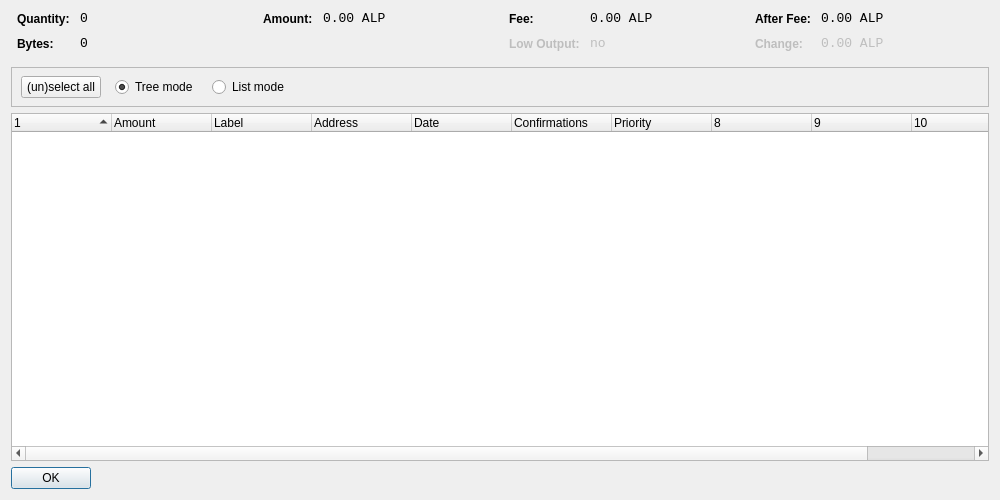
<?xml version="1.0" encoding="UTF-8"?>
<ui version="4.0">
 <class>CoinControlDialog</class>
 <widget class="QDialog" name="CoinControlDialog">
  <property name="geometry">
   <rect>
    <x>0</x>
    <y>0</y>
    <width>1000</width>
    <height>500</height>
   </rect>
  </property>
  <property name="windowTitle">
   <string>Coin Control</string>
  </property>
  <layout class="QVBoxLayout" name="verticalLayout">
   <item>
    <layout class="QHBoxLayout" name="horizontalLayoutTop" stretch="0,0,0,0">
     <property name="topMargin">
      <number>0</number>
     </property>
     <property name="bottomMargin">
      <number>10</number>
     </property>
     <item>
      <layout class="QFormLayout" name="formLayoutCoinControl1">
       <property name="horizontalSpacing">
        <number>10</number>
       </property>
       <property name="verticalSpacing">
        <number>10</number>
       </property>
       <property name="leftMargin">
        <number>6</number>
       </property>
       <property name="rightMargin">
        <number>6</number>
       </property>
       <item row="0" column="0">
        <widget class="QLabel" name="labelCoinControlQuantityText">
         <property name="styleSheet">
          <string notr="true">font-weight:bold;</string>
         </property>
         <property name="text">
          <string>Quantity:</string>
         </property>
        </widget>
       </item>
       <item row="0" column="1">
        <widget class="QLabel" name="labelCoinControlQuantity">
         <property name="font">
          <font>
           <family>Monospace</family>
           <pointsize>10</pointsize>
          </font>
         </property>
         <property name="cursor">
          <cursorShape>IBeamCursor</cursorShape>
         </property>
         <property name="contextMenuPolicy">
          <enum>Qt::ActionsContextMenu</enum>
         </property>
         <property name="text">
          <string notr="true">0</string>
         </property>
         <property name="textInteractionFlags">
          <set>Qt::LinksAccessibleByMouse|Qt::TextSelectableByKeyboard|Qt::TextSelectableByMouse</set>
         </property>
        </widget>
       </item>
       <item row="1" column="0">
        <widget class="QLabel" name="labelCoinControlBytesText">
         <property name="styleSheet">
          <string notr="true">font-weight:bold;</string>
         </property>
         <property name="text">
          <string>Bytes:</string>
         </property>
        </widget>
       </item>
       <item row="1" column="1">
        <widget class="QLabel" name="labelCoinControlBytes">
         <property name="font">
          <font>
           <family>Monospace</family>
           <pointsize>10</pointsize>
          </font>
         </property>
         <property name="cursor">
          <cursorShape>IBeamCursor</cursorShape>
         </property>
         <property name="contextMenuPolicy">
          <enum>Qt::ActionsContextMenu</enum>
         </property>
         <property name="text">
          <string notr="true">0</string>
         </property>
         <property name="textInteractionFlags">
          <set>Qt::LinksAccessibleByMouse|Qt::TextSelectableByKeyboard|Qt::TextSelectableByMouse</set>
         </property>
        </widget>
       </item>
      </layout>
     </item>
     <item>
      <layout class="QFormLayout" name="formLayoutCoinControl2">
       <property name="horizontalSpacing">
        <number>10</number>
       </property>
       <property name="verticalSpacing">
        <number>10</number>
       </property>
       <property name="leftMargin">
        <number>6</number>
       </property>
       <property name="rightMargin">
        <number>6</number>
       </property>
       <item row="0" column="0">
        <widget class="QLabel" name="labelCoinControlAmountText">
         <property name="styleSheet">
          <string notr="true">font-weight:bold;</string>
         </property>
         <property name="text">
          <string>Amount:</string>
         </property>
        </widget>
       </item>
       <item row="0" column="1">
        <widget class="QLabel" name="labelCoinControlAmount">
         <property name="font">
          <font>
           <family>Monospace</family>
           <pointsize>10</pointsize>
          </font>
         </property>
         <property name="cursor">
          <cursorShape>IBeamCursor</cursorShape>
         </property>
         <property name="contextMenuPolicy">
          <enum>Qt::ActionsContextMenu</enum>
         </property>
         <property name="text">
          <string notr="true">0.00 ALP</string>
         </property>
         <property name="textInteractionFlags">
          <set>Qt::LinksAccessibleByMouse|Qt::TextSelectableByKeyboard|Qt::TextSelectableByMouse</set>
         </property>
        </widget>
       </item>
      </layout>
     </item>
     <item>
      <layout class="QFormLayout" name="formLayoutCoinControl3">
       <property name="horizontalSpacing">
        <number>10</number>
       </property>
       <property name="verticalSpacing">
        <number>10</number>
       </property>
       <property name="leftMargin">
        <number>6</number>
       </property>
       <property name="rightMargin">
        <number>6</number>
       </property>
       <item row="0" column="0">
        <widget class="QLabel" name="labelCoinControlFeeText">
         <property name="styleSheet">
          <string notr="true">font-weight:bold;</string>
         </property>
         <property name="text">
          <string>Fee:</string>
         </property>
        </widget>
       </item>
       <item row="0" column="1">
        <widget class="QLabel" name="labelCoinControlFee">
         <property name="font">
          <font>
           <family>Monospace</family>
           <pointsize>10</pointsize>
          </font>
         </property>
         <property name="cursor">
          <cursorShape>IBeamCursor</cursorShape>
         </property>
         <property name="contextMenuPolicy">
          <enum>Qt::ActionsContextMenu</enum>
         </property>
         <property name="text">
          <string notr="true">0.00 ALP</string>
         </property>
         <property name="textInteractionFlags">
          <set>Qt::LinksAccessibleByMouse|Qt::TextSelectableByKeyboard|Qt::TextSelectableByMouse</set>
         </property>
        </widget>
       </item>
       <item row="1" column="0">
        <widget class="QLabel" name="labelCoinControlLowOutputText">
         <property name="enabled">
          <bool>false</bool>
         </property>
         <property name="styleSheet">
          <string notr="true">font-weight:bold;</string>
         </property>
         <property name="text">
          <string>Low Output:</string>
         </property>
        </widget>
       </item>
       <item row="1" column="1">
        <widget class="QLabel" name="labelCoinControlLowOutput">
         <property name="enabled">
          <bool>false</bool>
         </property>
         <property name="font">
          <font>
           <family>Monospace</family>
           <pointsize>10</pointsize>
          </font>
         </property>
         <property name="cursor">
          <cursorShape>IBeamCursor</cursorShape>
         </property>
         <property name="contextMenuPolicy">
          <enum>Qt::ActionsContextMenu</enum>
         </property>
         <property name="text">
          <string notr="true">no</string>
         </property>
         <property name="textInteractionFlags">
          <set>Qt::LinksAccessibleByMouse|Qt::TextSelectableByKeyboard|Qt::TextSelectableByMouse</set>
         </property>
        </widget>
       </item>
      </layout>
     </item>
     <item>
      <layout class="QFormLayout" name="formLayoutCoinControl4">
       <property name="horizontalSpacing">
        <number>10</number>
       </property>
       <property name="verticalSpacing">
        <number>10</number>
       </property>
       <property name="leftMargin">
        <number>6</number>
       </property>
       <property name="rightMargin">
        <number>6</number>
       </property>
       <item row="0" column="0">
        <widget class="QLabel" name="labelCoinControlAfterFeeText">
         <property name="styleSheet">
          <string notr="true">font-weight:bold;</string>
         </property>
         <property name="text">
          <string>After Fee:</string>
         </property>
        </widget>
       </item>
       <item row="0" column="1">
        <widget class="QLabel" name="labelCoinControlAfterFee">
         <property name="font">
          <font>
           <family>Monospace</family>
           <pointsize>10</pointsize>
          </font>
         </property>
         <property name="cursor">
          <cursorShape>IBeamCursor</cursorShape>
         </property>
         <property name="contextMenuPolicy">
          <enum>Qt::ActionsContextMenu</enum>
         </property>
         <property name="text">
          <string notr="true">0.00 ALP</string>
         </property>
         <property name="textInteractionFlags">
          <set>Qt::LinksAccessibleByMouse|Qt::TextSelectableByKeyboard|Qt::TextSelectableByMouse</set>
         </property>
        </widget>
       </item>
       <item row="1" column="0">
        <widget class="QLabel" name="labelCoinControlChangeText">
         <property name="enabled">
          <bool>false</bool>
         </property>
         <property name="styleSheet">
          <string notr="true">font-weight:bold;</string>
         </property>
         <property name="text">
          <string>Change:</string>
         </property>
        </widget>
       </item>
       <item row="1" column="1">
        <widget class="QLabel" name="labelCoinControlChange">
         <property name="enabled">
          <bool>false</bool>
         </property>
         <property name="font">
          <font>
           <family>Monospace</family>
           <pointsize>10</pointsize>
          </font>
         </property>
         <property name="cursor">
          <cursorShape>IBeamCursor</cursorShape>
         </property>
         <property name="contextMenuPolicy">
          <enum>Qt::ActionsContextMenu</enum>
         </property>
         <property name="text">
          <string notr="true">0.00 ALP</string>
         </property>
         <property name="textInteractionFlags">
          <set>Qt::LinksAccessibleByMouse|Qt::TextSelectableByKeyboard|Qt::TextSelectableByMouse</set>
         </property>
        </widget>
       </item>
      </layout>
     </item>
    </layout>
   </item>
   <item>
    <widget class="QFrame" name="frame">
     <property name="minimumSize">
      <size>
       <width>0</width>
       <height>40</height>
      </size>
     </property>
     <property name="frameShape">
      <enum>QFrame::StyledPanel</enum>
     </property>
     <property name="frameShadow">
      <enum>QFrame::Sunken</enum>
     </property>
     <widget class="QWidget" name="horizontalLayoutWidget">
      <property name="geometry">
       <rect>
        <x>10</x>
        <y>0</y>
        <width>781</width>
        <height>41</height>
       </rect>
      </property>
      <layout class="QHBoxLayout" name="horizontalLayoutPanel" stretch="0,0,0,0,0">
       <property name="spacing">
        <number>14</number>
       </property>
       <item>
        <widget class="QPushButton" name="pushButtonSelectAll">
         <property name="sizePolicy">
          <sizepolicy hsizetype="Maximum" vsizetype="Fixed">
           <horstretch>0</horstretch>
           <verstretch>0</verstretch>
          </sizepolicy>
         </property>
         <property name="text">
          <string>(un)select all</string>
         </property>
        </widget>
       </item>
       <item>
        <widget class="QRadioButton" name="radioTreeMode">
         <property name="sizePolicy">
          <sizepolicy hsizetype="Maximum" vsizetype="Fixed">
           <horstretch>0</horstretch>
           <verstretch>0</verstretch>
          </sizepolicy>
         </property>
         <property name="text">
          <string>Tree mode</string>
         </property>
         <property name="checked">
          <bool>true</bool>
         </property>
        </widget>
       </item>
       <item>
        <widget class="QRadioButton" name="radioListMode">
         <property name="sizePolicy">
          <sizepolicy hsizetype="Maximum" vsizetype="Fixed">
           <horstretch>0</horstretch>
           <verstretch>0</verstretch>
          </sizepolicy>
         </property>
         <property name="text">
          <string>List mode</string>
         </property>
        </widget>
       </item>
       <item>
        <spacer name="horizontalSpacer">
         <property name="orientation">
          <enum>Qt::Horizontal</enum>
         </property>
         <property name="sizeHint" stdset="0">
          <size>
           <width>40</width>
           <height>20</height>
          </size>
         </property>
        </spacer>
       </item>
      </layout>
     </widget>
    </widget>
   </item>
   <item>
    <widget class="CoinControlTreeWidget" name="treeWidget">
     <property name="contextMenuPolicy">
      <enum>Qt::CustomContextMenu</enum>
     </property>
     <property name="sortingEnabled">
      <bool>false</bool>
     </property>
     <property name="columnCount">
      <number>11</number>
     </property>
     <attribute name="headerShowSortIndicator" stdset="0">
      <bool>true</bool>
     </attribute>
     <attribute name="headerStretchLastSection">
      <bool>false</bool>
     </attribute>
     <column>
      <property name="text">
       <string/>
      </property>
     </column>
     <column>
      <property name="text">
       <string>Amount</string>
      </property>
     </column>
     <column>
      <property name="text">
       <string>Label</string>
      </property>
     </column>
     <column>
      <property name="text">
       <string>Address</string>
      </property>
     </column>
     <column>
      <property name="text">
       <string>Date</string>
      </property>
     </column>
     <column>
      <property name="text">
       <string>Confirmations</string>
      </property>
      <property name="toolTip">
       <string>Confirmed</string>
      </property>
     </column>
     <column>
      <property name="text">
       <string>Priority</string>
      </property>
     </column>
     <column>
      <property name="text">
       <string/>
      </property>
     </column>
     <column>
      <property name="text">
       <string/>
      </property>
     </column>
     <column>
      <property name="text">
       <string/>
      </property>
     </column>
     <column>
      <property name="text">
       <string/>
      </property>
     </column>
    </widget>
   </item>
   <item>
    <widget class="QDialogButtonBox" name="buttonBox">
     <property name="sizePolicy">
      <sizepolicy hsizetype="Maximum" vsizetype="Fixed">
       <horstretch>0</horstretch>
       <verstretch>0</verstretch>
      </sizepolicy>
     </property>
     <property name="orientation">
      <enum>Qt::Horizontal</enum>
     </property>
     <property name="standardButtons">
      <set>QDialogButtonBox::Ok</set>
     </property>
    </widget>
   </item>
  </layout>
 </widget>
 <customwidgets>
  <customwidget>
   <class>CoinControlTreeWidget</class>
   <extends>QTreeWidget</extends>
   <header>coincontroltreewidget.h</header>
  </customwidget>
 </customwidgets>
 <resources/>
 <connections/>
</ui>
